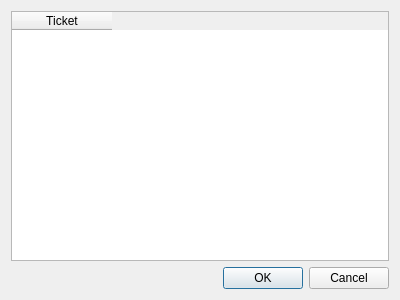
<?xml version="1.0" encoding="UTF-8"?>
<ui version="4.0">
 <class>ticket_menu</class>
 <widget class="QDialog" name="ticket_menu">
  <property name="geometry">
   <rect>
    <x>0</x>
    <y>0</y>
    <width>400</width>
    <height>300</height>
   </rect>
  </property>
  <property name="windowTitle">
   <string>Dialog</string>
  </property>
  <layout class="QVBoxLayout" name="verticalLayout_2">
   <item>
    <layout class="QVBoxLayout" name="verticalLayout">
     <item>
      <widget class="QTableWidget" name="ticketChooser_view">
       <column>
        <property name="text">
         <string>Ticket</string>
        </property>
       </column>
      </widget>
     </item>
    </layout>
   </item>
   <item>
    <widget class="QDialogButtonBox" name="buttonBox">
     <property name="orientation">
      <enum>Qt::Horizontal</enum>
     </property>
     <property name="standardButtons">
      <set>QDialogButtonBox::Cancel|QDialogButtonBox::Ok</set>
     </property>
    </widget>
   </item>
  </layout>
 </widget>
 <resources/>
 <connections>
  <connection>
   <sender>buttonBox</sender>
   <signal>accepted()</signal>
   <receiver>ticket_menu</receiver>
   <slot>accept()</slot>
   <hints>
    <hint type="sourcelabel">
     <x>248</x>
     <y>254</y>
    </hint>
    <hint type="destinationlabel">
     <x>157</x>
     <y>274</y>
    </hint>
   </hints>
  </connection>
  <connection>
   <sender>buttonBox</sender>
   <signal>rejected()</signal>
   <receiver>ticket_menu</receiver>
   <slot>reject()</slot>
   <hints>
    <hint type="sourcelabel">
     <x>316</x>
     <y>260</y>
    </hint>
    <hint type="destinationlabel">
     <x>286</x>
     <y>274</y>
    </hint>
   </hints>
  </connection>
 </connections>
</ui>
